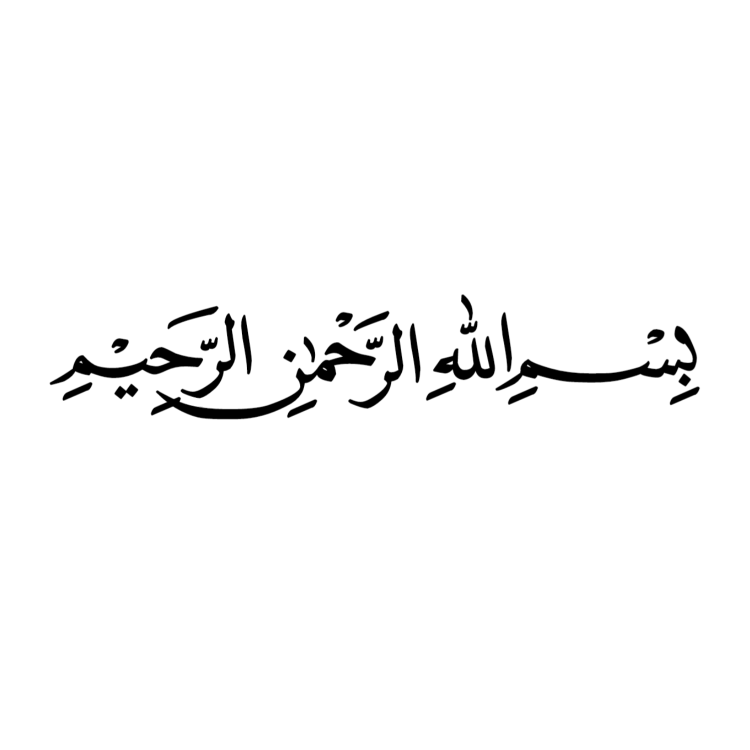
#> input picture input.png, 1500 x 1500 px (shown at 1/2 size)
$ python convert.py
#> lines starting #> are read from the running program, lines starting #| are printed output that depends on the picture
from PIL import Image
import numpy as np

def resize_image(png_path, scale_factor):
#> called with png_path = 'input.png', scale_factor = 0.25
    try:
        # Open the PNG image
        png_image = Image.open(png_path)
#> png_image is the input picture: PIL image 1500x1500 LA; mean R, G, B, A 0, 0, 0, 5.8

        # Calculate new width and height
        width, height = png_image.size
#> width = 1500; height = 1500
        new_width = int(width * scale_factor)
#> new_width = 375
        new_height = int(height * scale_factor)
#> new_height = 375

        # Resize the image
        resized_image = png_image.resize((new_width, new_height))
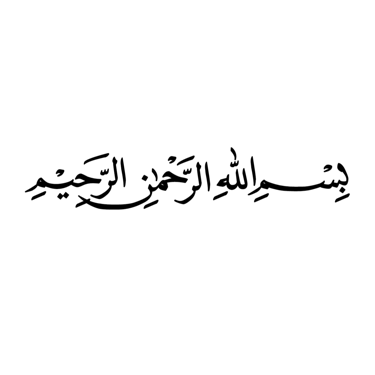
#> resized_image: PIL image 375x375 LA; mean R, G, B, A 0, 0, 0, 5.8; transparent parts drawn white

        return resized_image

    except Exception as e:
        print(f"An error occurred while resizing the image: {e}")
        return None

def png_to_svg(png_path, svg_path):
    try:
        # Resize the input image to 75% of its original size
        resized_image = resize_image(png_path, 0.25)

        if resized_image:
            # Convert the resized image to RGBA mode to handle transparency
            resized_image = resized_image.convert("RGBA")

            # Get image data as numpy array
            img_array = np.array(resized_image)

            # Extract dimensions
            width, height = resized_image.size
#> width = 375; height = 375

            # Create SVG content
            svg_content = f'<svg xmlns="http://www.w3.org/2000/svg" width="{width}" height="{height}">\n'

            for y in range(height):
                for x in range(width):
                    # Get RGBA values
                    r, g, b, a = img_array[y][x]

                    # Convert to hex format
                    color_hex = f'#{r:02x}{g:02x}{b:02x}'

                    # Only add rectangle if pixel is not fully transparent
                    if a > 0:
                        svg_content += f'<rect x="{x}" y="{y}" width="1" height="1" fill="{color_hex}" opacity="{a/255:.2f}"/>\n'

            # Close SVG content
            svg_content += '</svg>'

            # Write SVG content to file
            with open(svg_path, 'w') as svg_file:
                svg_file.write(svg_content)

            print(f"SVG file saved to {svg_path}")

    except Exception as e:
        print(f"An error occurred: {e}")

if __name__ == "__main__":
    # Replace "input.png" and "output.svg" with your input PNG file and desired output SVG file name
    input_path = "input.png"
    output_path = "output.svg"
    png_to_svg(input_path, output_path)
